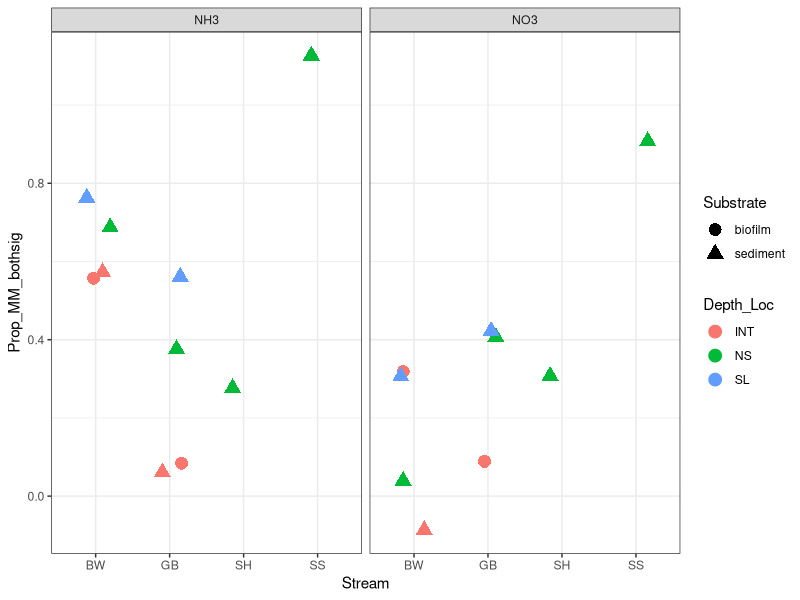
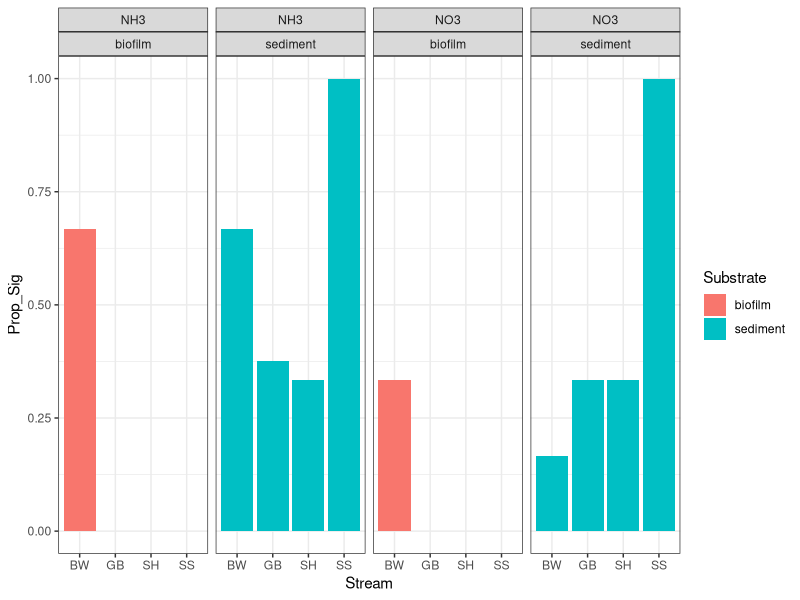

The R script that drew these images, in order:
## Compare model fits per site based on output from JAK (need that other code)
## JRB

# Load packages
lapply(c("plyr","dplyr","ggplot2","cowplot",
         "lubridate","tidyverse", "reshape2"),require, character.only=T)

# Import model fits
fit_MM <- read.csv("../data/model_outputs_MM_filtered.csv", header = T) #59
fit_lin <- read.csv("../data/model_outputs_linear_filtered.csv", header = T) #60

# Merge
colnames(fit_MM); colnames(fit_lin)
fits <- left_join(fit_MM, fit_lin, by = "model_name")

##########################################
## Prep Data
##########################################

# Remove messy incubations based on visual assessments on Nov. 19th
inc_to_exclude <- c("BW0.5m_June_sediment_NO3",
                    "BW0.5m_May_sediment_NO3",
                    "BW3m_June_sediment_NO3",
                    "GB0.5m_July_sediment_NO3",
                    "GB0.5m_June_sediment_NO3",
                    "GB0.5m_May_biofilm_NH3",
                    "GB0.5m_May_biofilm_NO3",
                    "GB0.5m_May_sediment_NH3",
                    "GB0.5m_May_sediment_NO3",
                    "SS3m_May_sediment_NO3")
fits <- fits[-which(fits$model_name %in% inc_to_exclude),]

## Split model name
fits <- fits %>%
  separate(model_name, 
           into = c("Site", "Month", "Substrate", "N_Type"), 
           sep = "_", 
           remove = FALSE)

## Rename Site column
levels(as.factor(fits$Site))
fits$SiteID <- revalue(fits$Site, replace = c("BW0.5m" = "BW_INT",
                                              "BW10m" = "BW_SL",
                                              "BW3m" = "BW_NS",
                                              "GB0.5m" = "GB_INT",
                                              "GB10m" = "GB_SL",
                                              "GB3m" = "GB_NS",
                                              "SH3m" = "SH_NS",
                                              "SS3m" = "SS_NS"))
## Split SiteID
fits <- fits %>%
  separate(SiteID, 
           into = c("Stream", "Depth_Loc"), 
           sep = "_", 
           remove = FALSE)


## Summarize total acceptable incubations by different groupings
fits_total_incub <- fits %>%
  group_by(Stream, Depth_Loc, Substrate, N_Type) %>%
  count()
#write.csv(fits_total_incub, "../data/final_incub_by_SiteLocSubstrateNType.csv")

##########################################################
## Filter which sites had MM models that fit
##########################################################
# Vmax is the rate of uptake at saturating levels of S
# Km which represents the half-saturation constant
## What proportion of incubations had MM models that fit Vmax and Km?

# add category for Vmax and Km p values
fits$Vmax_sig_0.05 <- ifelse(fits$p_value_Vmax < 0.05, yes = "yes", no = "no")
fits$Km_sig_0.05 <- ifelse(fits$p_value_Km < 0.05, yes = "yes", no = "no")
fits$Vmax_Km_sig_0.05 <- ifelse(fits$Vmax_sig_0.05 == "yes" & fits$Km_sig_0.05 == "yes", yes = "yes", no = "no")

# summarize the number of sites
fits_MM_sig <- fits %>%
  group_by(Stream, Depth_Loc, Substrate, N_Type) %>%
  summarise(Total = n(),
            Vmax_sig = sum(grepl("yes", Vmax_sig_0.05)),
            Km_sig = sum(grepl("yes", Km_sig_0.05)),
            Vmax_Km_sig = sum(grepl("yes", Vmax_Km_sig_0.05)),)
# calcuate the proportion of sites with saturating MM models
fits_MM_sig$Prop_MM_bothsig <- fits_MM_sig$Vmax_Km_sig/fits_MM_sig$Total

ggplot(fits_MM_sig, aes(Stream, Prop_MM_bothsig, color = Depth_Loc, shape = Substrate))+
  geom_jitter(size = 4, width = 0.2)+
  theme_bw()+
  facet_grid(~N_Type)

## Across all sites and dates, what proportion of incubations had sig MM?
Prop_sigMM_summary <- fits_MM_sig %>%
  group_by(Stream, Substrate, N_Type)%>%
  summarise(Sum_Total = sum(Total),
            Sum_Vmax_Km_sig = sum(Vmax_Km_sig))%>%
  mutate(Prop_Sig = Sum_Vmax_Km_sig/Sum_Total)
Prop_sigMM_summary

ggplot(Prop_sigMM_summary, aes(Stream, Prop_Sig, fill = Substrate))+
  geom_bar(stat = "identity")+
  theme_bw()+
  facet_grid(~N_Type + Substrate)














